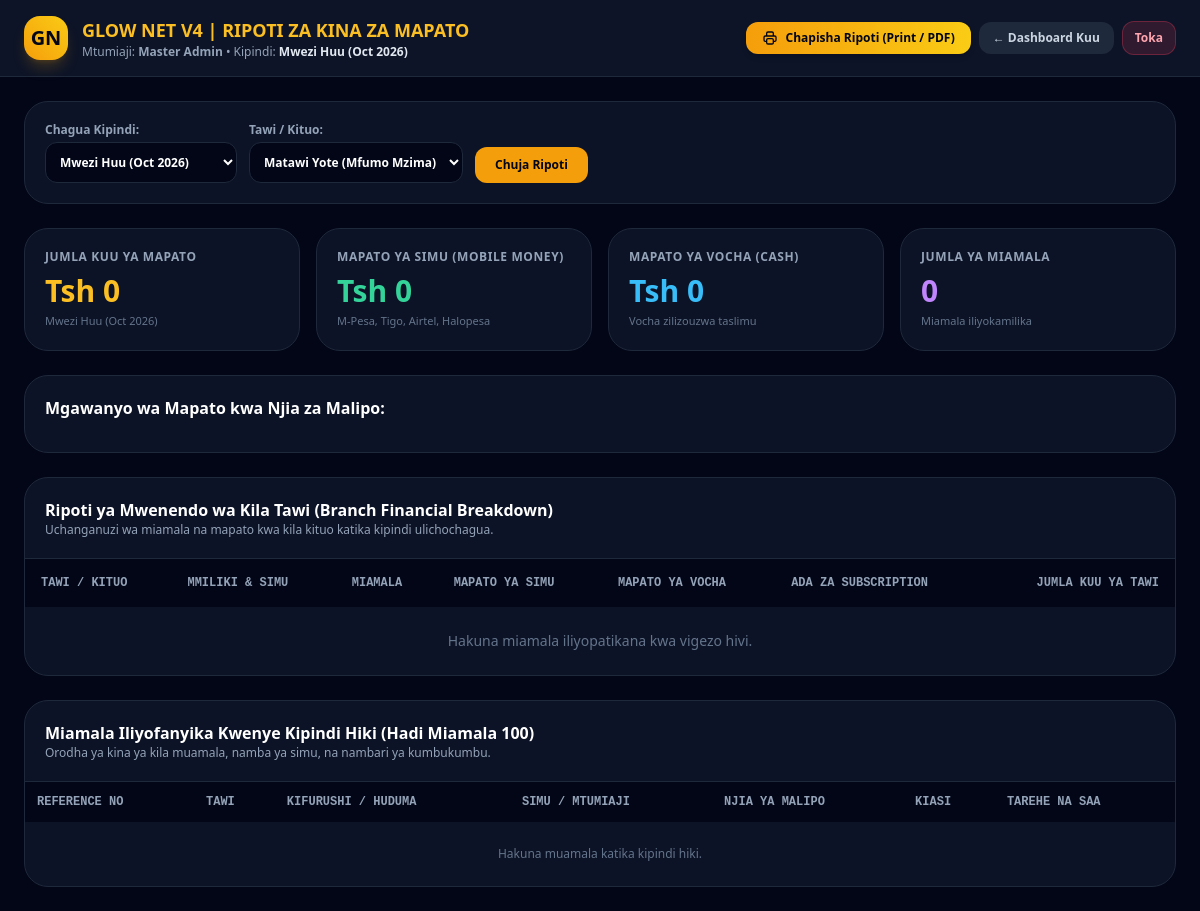
/reports.php (signed in), run on an earlier commit of the app's database.
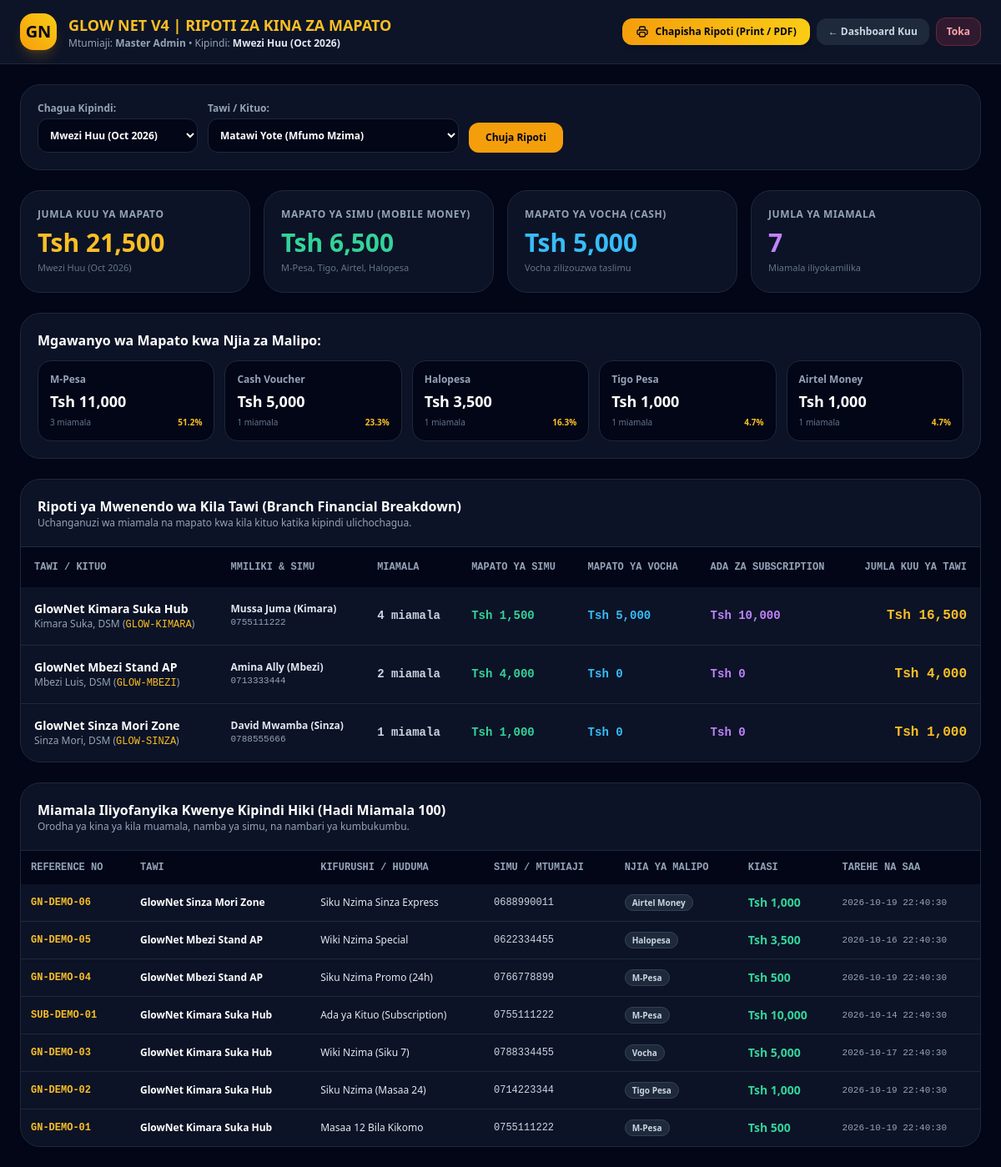
And on a later commit of the database.
### tables this page shows
CREATE TABLE IF NOT EXISTS stations (
    id INT AUTO_INCREMENT PRIMARY KEY,
    station_code VARCHAR(30) UNIQUE NOT NULL,
    station_name VARCHAR(100) NOT NULL,
    owner_name VARCHAR(100) NOT NULL,
    owner_phone VARCHAR(20) NOT NULL,
    owner_password VARCHAR(255) NOT NULL DEFAULT '1234',
    location VARCHAR(100) NOT NULL,
    hardware_type ENUM('mikrotik', 'generic_ap') DEFAULT 'mikrotik',
    router_ip VARCHAR(100) DEFAULT '192.168.88.1',
    router_port INT DEFAULT 8728,
    router_user VARCHAR(50) DEFAULT 'admin',
    router_pass VARCHAR(100) DEFAULT '',
    ap_controller_url VARCHAR(255) DEFAULT NULL,
    ap_secret_key VARCHAR(100) DEFAULT NULL,
    subscription_status ENUM('active', 'expired', 'suspended') DEFAULT 'active',
    subscription_expires_at DATETIME NOT NULL,
    monthly_fee DECIMAL(10,2) DEFAULT 10000.00,
    last_ping_status ENUM('online', 'offline', 'unknown') DEFAULT 'unknown',
    last_ping_at DATETIME DEFAULT NULL,
    created_at TIMESTAMP DEFAULT CURRENT_TIMESTAMP
);

CREATE TABLE IF NOT EXISTS transactions (
    id INT AUTO_INCREMENT PRIMARY KEY,
    station_id INT NOT NULL,
    bundle_id INT NULL DEFAULT NULL,
    reference_no VARCHAR(50) UNIQUE NOT NULL,
    customer_phone VARCHAR(20) DEFAULT NULL,
    mac_address VARCHAR(30) DEFAULT NULL,
    amount DECIMAL(10,2) NOT NULL,
    payment_type VARCHAR(40) NOT NULL DEFAULT 'mobile_money',
    payment_network VARCHAR(30) DEFAULT NULL,
    status ENUM('pending', 'completed', 'failed') DEFAULT 'pending',
    created_at TIMESTAMP DEFAULT CURRENT_TIMESTAMP,
    FOREIGN KEY (station_id) REFERENCES stations(id) ON DELETE CASCADE
);

### reports.php (the view, shortened to what the rows shown need)
<?php
require_once 'config.php';
$isMasterAdmin = ($_SESSION['glownet_role'] === 'master_admin');
$branchStationId = $isMasterAdmin ? null : (int)($_SESSION['station_id'] ?? 0);
$filterPeriod  = $_GET['period'] ?? 'mwezi';
$filterStation = $isMasterAdmin ? (isset($_GET['station_id']) && $_GET['station_id'] !== 'all' ? (int)$_GET['station_id'] : 'all') : $branchStationId;
$fromDate      = $_GET['from_date'] ?? date('Y-m-01');
$toDate        = $_GET['to_date'] ?? date('Y-m-d');
$where = ["t.status = 'completed'"];
$params = [];
if ($filterPeriod === 'leo') {
    $where[] = "DATE(t.created_at) = CURDATE()";
    $periodLabel = "Leo (" . date('d M Y') . ")";
} elseif ($filterPeriod === 'wiki') {
    $where[] = "YEARWEEK(t.created_at, 1) = YEARWEEK(CURDATE(), 1)";
    $periodLabel = "Wiki Hii";
} elseif ($filterPeriod === 'mwezi') {
    $where[] = "YEAR(t.created_at) = YEAR(CURDATE()) AND MONTH(t.created_at) = MONTH(CURDATE())";
} elseif ($filterPeriod === 'custom') {
    $where[] = "DATE(t.created_at) BETWEEN ? AND ?";
    $params[] = $fromDate;
    $params[] = $toDate;
    $periodLabel = "Kuanzia " . date('d/m/Y', strtotime($fromDate)) . " Hadi " . date('d/m/Y', strtotime($toDate));
} else {
    $periodLabel = "Muda Wote (All Time)";
}
$whereSql = implode(' AND ', $where);
$summaryStmt = $pdo->prepare("
    SELECT
        COUNT(t.id) AS total_count,
        COALESCE(SUM(t.amount), 0) AS total_amount,
        COALESCE(SUM(CASE WHEN t.payment_type = 'mobile_money' THEN t.amount ELSE 0 END), 0) AS mobile_total,
        COALESCE(SUM(CASE WHEN t.payment_type = 'voucher' THEN t.amount ELSE 0 END), 0) AS voucher_total,
        COALESCE(SUM(CASE WHEN t.payment_type = 'branch_subscription' THEN t.amount ELSE 0 END), 0) AS sub_total
    FROM transactions t
    WHERE $whereSql
");
$summaryStmt->execute($params);
$sum = $summaryStmt->fetch();
$branchStmt = $pdo->prepare("
    SELECT
        s.id, s.station_code, s.station_name, s.location, s.owner_name, s.owner_phone,
        COUNT(t.id) AS branch_tx_count,
        COALESCE(SUM(CASE WHEN t.payment_type = 'mobile_money' THEN t.amount ELSE 0 END), 0) AS mobile_revenue,
        COALESCE(SUM(CASE WHEN t.payment_type = 'voucher' THEN t.amount ELSE 0 END), 0) AS voucher_revenue,
        COALESCE(SUM(CASE WHEN t.payment_type = 'branch_subscription' THEN t.amount ELSE 0 END), 0) AS sub_revenue,
        COALESCE(SUM(t.amount), 0) AS total_revenue
    FROM stations s
    LEFT JOIN transactions t ON s.id = t.station_id AND $whereSql
    " . ($filterStation !== 'all' ? "WHERE s.id = " . (int)$filterStation : "") . "
    GROUP BY s.id
    ORDER BY total_revenue DESC
");
$branchStmt->execute($params);
$branchReportRows = $branchStmt->fetchAll();
$txListStmt = $pdo->prepare("
    SELECT t.*, s.station_name, s.station_code, COALESCE(b.bundle_name, 'Ada ya Kituo (Subscription)') AS bundle_name
    FROM transactions t
    JOIN stations s ON t.station_id = s.id
    LEFT JOIN bundles b ON t.bundle_id = b.id
    WHERE $whereSql
    ORDER BY t.id DESC LIMIT 100
");
$txListStmt->execute($params);
$recentTxs = $txListStmt->fetchAll();
?>
<!DOCTYPE html>
<html lang="sw" class="dark">
<head>
    <script src="https://cdn.tailwindcss.com"></script>
</head>
<body class="bg-slate-950 text-slate-100 min-h-screen font-sans antialiased">
    <nav class="bg-slate-900/90 backdrop-blur-md border-b border-slate-800 px-6 py-4 sticky top-0 z-50 flex flex-wrap justify-between items-center print-hide">
        <div class="flex items-center space-x-3.5">
            <div>
                <h1 class="text-base sm:text-lg font-black text-amber-400">GLOW NET V4 | RIPOTI ZA KINA ZA MAPATO</h1>
            </div>
        </div>
    </nav>
    <div class="max-w-7xl mx-auto p-4 sm:p-6 space-y-6">
        <div class="grid grid-cols-1 sm:grid-cols-2 lg:grid-cols-4 gap-4">
            <div class="bg-slate-900/80 border border-slate-800 p-5 rounded-3xl print-card">
                <h2 class="text-3xl font-black text-amber-400 mt-2">Tsh <?= number_format($sum['total_amount'], 0) ?></h2>
            </div>
            <div class="bg-slate-900/80 border border-slate-800 p-5 rounded-3xl print-card">
                <h2 class="text-3xl font-black text-emerald-400 mt-2">Tsh <?= number_format($sum['mobile_total'], 0) ?></h2>
            </div>
            <div class="bg-slate-900/80 border border-slate-800 p-5 rounded-3xl print-card">
                <h2 class="text-3xl font-black text-sky-400 mt-2">Tsh <?= number_format($sum['voucher_total'], 0) ?></h2>
            </div>
            <div class="bg-slate-900/80 border border-slate-800 p-5 rounded-3xl print-card">
                <h2 class="text-3xl font-black text-purple-400 mt-2"><?= number_format($sum['total_count']) ?></h2>
            </div>
        </div>
        <div class="bg-slate-900/80 border border-slate-800 rounded-3xl overflow-hidden print-card">
            <div class="overflow-x-auto">
                <table class="w-full text-left text-xs sm:text-sm">
                    <thead class="bg-slate-950 text-slate-400 uppercase text-xs font-mono">
                        <tr>
                            <th class="p-4">Tawi / Kituo</th>
                            <th class="p-4">Mmiliki & Simu</th>
                            <th class="p-4">Miamala</th>
                            <th class="p-4">Mapato ya Simu</th>
                            <th class="p-4">Mapato ya Vocha</th>
                            <?php if ($isMasterAdmin): ?><th class="p-4">Ada za Subscription</th><?php endif; ?>
                            <th class="p-4 text-right">Jumla Kuu ya Tawi</th>
                        </tr>
                    </thead>
                    <tbody class="divide-y divide-slate-800">
                        <?php foreach ($branchReportRows as $bRow): ?>
                        <tr class="hover:bg-slate-800/30 transition">
                            <td class="p-4">
                                <div class="font-bold text-white text-sm"><?= htmlspecialchars($bRow['station_name']) ?></div>
                                <div class="text-xs text-slate-400"><?= htmlspecialchars($bRow['location']) ?> (<span class="font-mono text-amber-400"><?= htmlspecialchars($bRow['station_code']) ?></span>)</div>
                            </td>
                            <td class="p-4 text-xs">
                                <div class="font-semibold text-slate-200"><?= htmlspecialchars($bRow['owner_name']) ?></div>
                                <div class="text-slate-400 font-mono text-[11px]"><?= htmlspecialchars($bRow['owner_phone']) ?></div>
                            </td>
                            <td class="p-4 font-mono font-bold text-slate-300">
                                <?= number_format($bRow['branch_tx_count']) ?> miamala
                            </td>
                            <td class="p-4 font-black text-emerald-400 font-mono">
                                Tsh <?= number_format($bRow['mobile_revenue'], 0) ?>
                            </td>
                            <td class="p-4 font-black text-sky-400 font-mono">
                                Tsh <?= number_format($bRow['voucher_revenue'], 0) ?>
                            </td>
                            <?php if ($isMasterAdmin): ?>
                            <td class="p-4 font-black text-purple-400 font-mono">
                                Tsh <?= number_format($bRow['sub_revenue'], 0) ?>
                            </td>
                            <?php endif; ?>
                            <td class="p-4 text-right font-black text-amber-400 font-mono text-base">
                                Tsh <?= number_format($bRow['total_revenue'], 0) ?>
                            </td>
                        </tr>
                        <?php endforeach; ?>
                    </tbody>
                </table>
            </div>
        </div>
        <div class="bg-slate-900/80 border border-slate-800 rounded-3xl overflow-hidden print-card">
            <div class="overflow-x-auto">
                <table class="w-full text-left text-xs">
                    <thead class="bg-slate-950 text-slate-400 uppercase font-mono">
                        <tr>
                            <th class="p-3">Reference No</th>
                            <th class="p-3">Tawi</th>
                            <th class="p-3">Kifurushi / Huduma</th>
                            <th class="p-3">Simu / Mtumiaji</th>
                            <th class="p-3">Njia ya Malipo</th>
                            <th class="p-3">Kiasi</th>
                            <th class="p-3">Tarehe na Saa</th>
                        </tr>
                    </thead>
                    <tbody class="divide-y divide-slate-800">
                        <?php foreach ($recentTxs as $tx): ?>
                        <tr>
                            <td class="p-3 font-mono font-bold text-amber-400"><?= htmlspecialchars($tx['reference_no']) ?></td>
                            <td class="p-3 font-semibold text-white"><?= htmlspecialchars($tx['station_name']) ?></td>
                            <td class="p-3 text-slate-200"><?= htmlspecialchars($tx['bundle_name']) ?></td>
                            <td class="p-3 font-mono text-slate-300"><?= htmlspecialchars($tx['customer_phone'] ?: '-') ?></td>
                            <td class="p-3">
                                <span class="px-2 py-0.5 rounded-full text-[10px] font-bold bg-slate-800 text-slate-300 border border-slate-700">
                                    <?= htmlspecialchars($tx['payment_network'] ?: ($tx['payment_type'] === 'voucher' ? 'Vocha' : 'Simu')) ?>
                                </span>
                            </td>
                            <td class="p-3 font-black text-emerald-400 text-sm">Tsh <?= number_format($tx['amount'], 0) ?></td>
                            <td class="p-3 font-mono text-slate-400 text-[11px]"><?= htmlspecialchars($tx['created_at']) ?></td>
                        </tr>
                        <?php endforeach; ?>
                    </tbody>
                </table>
            </div>
        </div>
    </div>
</body>
</html>

What changed in the data, as far as the page shows it:
added stations: station_name "GlowNet Kimara Suka Hub", location "Kimara Suka, DSM", station_code "GLOW-KIMARA", owner_name "Mussa Juma (Kimara)", owner_phone "0755111222", branch_tx_count "4", mobile_revenue "1,500", voucher_revenue "5,000", sub_revenue "10,000", total_revenue "16,500"
added stations: station_name "GlowNet Mbezi Stand AP", location "Mbezi Luis, DSM", station_code "GLOW-MBEZI", owner_name "Amina Ally (Mbezi)", owner_phone "0713333444", branch_tx_count "2", mobile_revenue "4,000", voucher_revenue "0", sub_revenue "0", total_revenue "4,000"
added stations: station_name "GlowNet Sinza Mori Zone", location "Sinza Mori, DSM", station_code "GLOW-SINZA", owner_name "David Mwamba (Sinza)", owner_phone "0788555666", branch_tx_count "1", mobile_revenue "1,000", voucher_revenue "0", sub_revenue "0", total_revenue "1,000"
added transactions: reference_no "GN-DEMO-06", station.station_name "GlowNet Sinza Mori Zone", bundle_name "Siku Nzima Sinza Express", customer_phone "0688990011", payment_network "Airtel Money", amount "1,000", created_at "2026-10-19 22:40:30"
added transactions: reference_no "GN-DEMO-05", station.station_name "GlowNet Mbezi Stand AP", bundle_name "Wiki Nzima Special", customer_phone "0622334455", payment_network "Halopesa", amount "3,500", created_at "2026-10-16 22:40:30"
added transactions: reference_no "GN-DEMO-04", station.station_name "GlowNet Mbezi Stand AP", bundle_name "Siku Nzima Promo (24h)", customer_phone "0766778899", payment_network "M-Pesa", amount "500", created_at "2026-10-19 22:40:30"
added transactions: reference_no "SUB-DEMO-01", station.station_name "GlowNet Kimara Suka Hub", bundle_name "Ada ya Kituo (Subscription)", customer_phone "0755111222", payment_network "M-Pesa", amount "10,000", created_at "2026-10-14 22:40:30"
added transactions: reference_no "GN-DEMO-03", station.station_name "GlowNet Kimara Suka Hub", bundle_name "Wiki Nzima (Siku 7)", customer_phone "0788334455", payment_network+payment_type "Vocha", amount "5,000", created_at "2026-10-17 22:40:30"
added transactions: reference_no "GN-DEMO-02", station.station_name "GlowNet Kimara Suka Hub", bundle_name "Siku Nzima (Masaa 24)", customer_phone "0714223344", payment_network "Tigo Pesa", amount "1,000", created_at "2026-10-19 22:40:30"
added transactions: reference_no "GN-DEMO-01", station.station_name "GlowNet Kimara Suka Hub", bundle_name "Masaa 12 Bila Kikomo", customer_phone "0755111222", payment_network "M-Pesa", amount "500", created_at "2026-10-19 22:40:30"
Also different on the page:
$sum['total_amount']: "0" → "21,500"
$sum['mobile_total']: "0" → "6,500"
$sum['voucher_total']: "0" → "5,000"
$sum['total_count']: "0" → "7"
new list line: "M-Pesa Tsh 11,000 3 miamala 51.2 %"
new list line: "Cash Voucher Tsh 5,000 1 miamala 23.3 %"
new list line: "Halopesa Tsh 3,500 1 miamala 16.3 %"
new list line: "Tigo Pesa Tsh 1,000 1 miamala 4.7 %"
new list line: "Airtel Money Tsh 1,000 1 miamala 4.7 %"
text no longer shown: "Hakuna miamala iliyopatikana kwa vigezo hivi. Hakuna muamala katika kipindi hiki."
